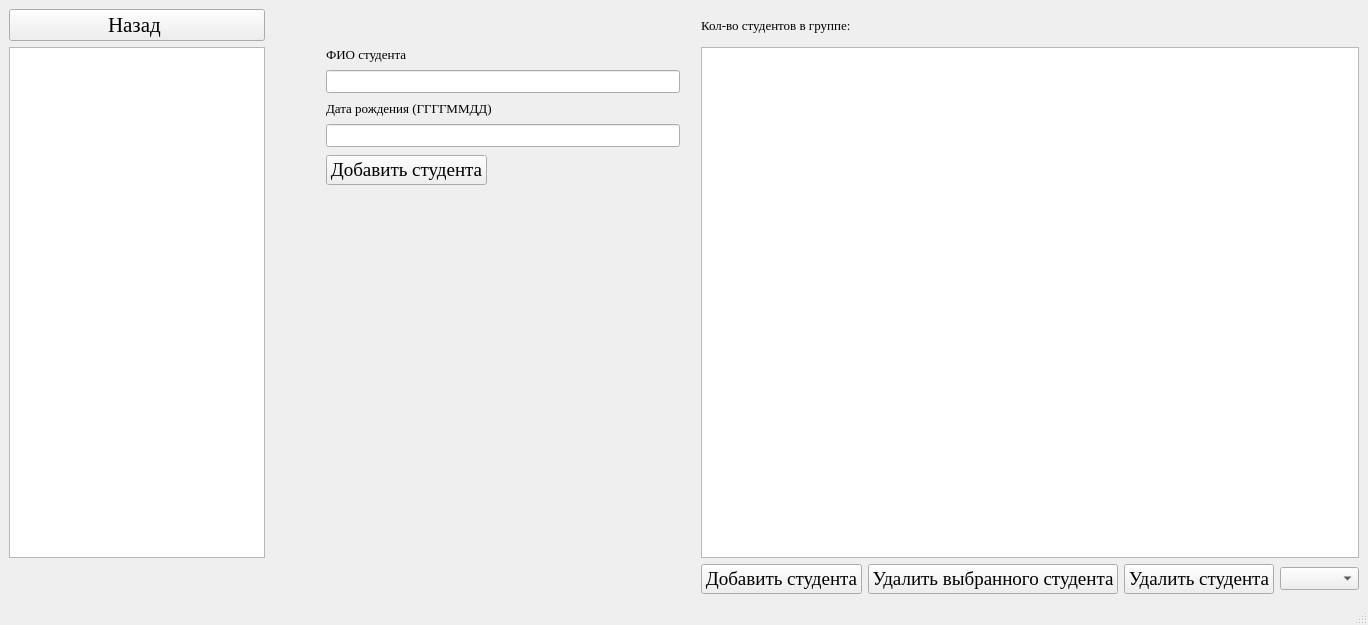
<?xml version="1.0" encoding="UTF-8"?>
<ui version="4.0">
 <class>SecondWindow</class>
 <widget class="QMainWindow" name="SecondWindow">
  <property name="geometry">
   <rect>
    <x>0</x>
    <y>0</y>
    <width>1368</width>
    <height>625</height>
   </rect>
  </property>
  <property name="font">
   <font>
    <family>Times New Roman</family>
    <pointsize>10</pointsize>
   </font>
  </property>
  <property name="windowTitle">
   <string>MainWindow</string>
  </property>
  <widget class="QWidget" name="centralwidget">
   <layout class="QGridLayout" name="gridLayout">
    <item row="2" column="2">
     <layout class="QFormLayout" name="formLayout">
      <property name="sizeConstraint">
       <enum>QLayout::SetMinimumSize</enum>
      </property>
      <property name="fieldGrowthPolicy">
       <enum>QFormLayout::ExpandingFieldsGrow</enum>
      </property>
      <property name="rowWrapPolicy">
       <enum>QFormLayout::WrapAllRows</enum>
      </property>
      <property name="labelAlignment">
       <set>Qt::AlignLeading|Qt::AlignLeft|Qt::AlignVCenter</set>
      </property>
      <property name="formAlignment">
       <set>Qt::AlignHCenter|Qt::AlignTop</set>
      </property>
      <property name="horizontalSpacing">
       <number>7</number>
      </property>
      <property name="verticalSpacing">
       <number>8</number>
      </property>
      <property name="leftMargin">
       <number>15</number>
      </property>
      <property name="topMargin">
       <number>0</number>
      </property>
      <property name="rightMargin">
       <number>15</number>
      </property>
      <property name="bottomMargin">
       <number>0</number>
      </property>
      <item row="0" column="0">
       <widget class="QLabel" name="label">
        <property name="text">
         <string>ФИО студента</string>
        </property>
       </widget>
      </item>
      <item row="0" column="1">
       <widget class="QLineEdit" name="lineEdit">
        <property name="layoutDirection">
         <enum>Qt::LeftToRight</enum>
        </property>
        <property name="alignment">
         <set>Qt::AlignLeading|Qt::AlignLeft|Qt::AlignVCenter</set>
        </property>
       </widget>
      </item>
      <item row="1" column="0">
       <widget class="QLabel" name="label_2">
        <property name="text">
         <string>Дата рождения (ГГГГММДД)</string>
        </property>
       </widget>
      </item>
      <item row="1" column="1">
       <widget class="QLineEdit" name="lineEdit_2">
        <property name="alignment">
         <set>Qt::AlignLeading|Qt::AlignLeft|Qt::AlignVCenter</set>
        </property>
       </widget>
      </item>
      <item row="2" column="1">
       <widget class="QPushButton" name="pushButton_5">
        <property name="font">
         <font>
          <family>Times New Roman</family>
          <pointsize>14</pointsize>
         </font>
        </property>
        <property name="autoFillBackground">
         <bool>false</bool>
        </property>
        <property name="text">
         <string>Добавить студента</string>
        </property>
       </widget>
      </item>
     </layout>
    </item>
    <item row="2" column="1">
     <spacer name="horizontalSpacer">
      <property name="orientation">
       <enum>Qt::Horizontal</enum>
      </property>
      <property name="sizeType">
       <enum>QSizePolicy::Minimum</enum>
      </property>
      <property name="sizeHint" stdset="0">
       <size>
        <width>40</width>
        <height>20</height>
       </size>
      </property>
     </spacer>
    </item>
    <item row="4" column="5">
     <layout class="QHBoxLayout" name="horizontalLayout">
      <item>
       <widget class="QPushButton" name="pushButton_4">
        <property name="font">
         <font>
          <family>Times New Roman</family>
          <pointsize>14</pointsize>
         </font>
        </property>
        <property name="text">
         <string>Добавить студента</string>
        </property>
       </widget>
      </item>
      <item>
       <widget class="QPushButton" name="pushButton_2">
        <property name="font">
         <font>
          <family>Times New Roman</family>
          <pointsize>14</pointsize>
         </font>
        </property>
        <property name="text">
         <string>Удалить выбранного студента</string>
        </property>
       </widget>
      </item>
      <item>
       <widget class="QPushButton" name="pushButton_3">
        <property name="font">
         <font>
          <family>Times New Roman</family>
          <pointsize>14</pointsize>
         </font>
        </property>
        <property name="text">
         <string>Удалить студента</string>
        </property>
       </widget>
      </item>
      <item>
       <widget class="QComboBox" name="comboBox">
        <property name="currentText">
         <string/>
        </property>
       </widget>
      </item>
     </layout>
    </item>
    <item row="2" column="5">
     <widget class="QTableWidget" name="tableWidget">
      <property name="font">
       <font>
        <family>Times New Roman</family>
        <pointsize>12</pointsize>
       </font>
      </property>
     </widget>
    </item>
    <item row="2" column="0">
     <widget class="QListWidget" name="listWidget">
      <property name="sizePolicy">
       <sizepolicy hsizetype="Fixed" vsizetype="Expanding">
        <horstretch>0</horstretch>
        <verstretch>0</verstretch>
       </sizepolicy>
      </property>
      <property name="font">
       <font>
        <family>Times New Roman</family>
        <pointsize>11</pointsize>
        <weight>50</weight>
        <bold>false</bold>
       </font>
      </property>
     </widget>
    </item>
    <item row="0" column="0">
     <widget class="QPushButton" name="pushButton">
      <property name="font">
       <font>
        <family>Times New Roman</family>
        <pointsize>16</pointsize>
       </font>
      </property>
      <property name="text">
       <string>Назад </string>
      </property>
     </widget>
    </item>
    <item row="0" column="5">
     <widget class="QLabel" name="label_kol_stud_in_group">
      <property name="text">
       <string>Кол-во студентов в группе:</string>
      </property>
     </widget>
    </item>
   </layout>
  </widget>
  <widget class="QMenuBar" name="menubar">
   <property name="geometry">
    <rect>
     <x>0</x>
     <y>0</y>
     <width>1368</width>
     <height>24</height>
    </rect>
   </property>
  </widget>
  <widget class="QStatusBar" name="statusbar"/>
 </widget>
 <resources/>
 <connections/>
</ui>
